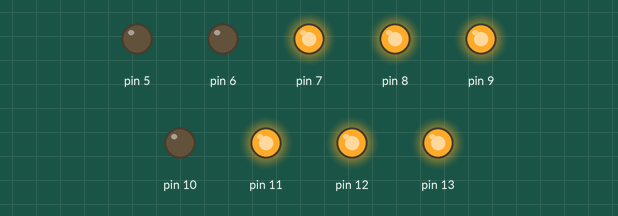
This sketch was run on a simulated Arduino Uno, built with avr-gcc and run on an emulated ATmega328P. Parts: output pins drawn as LEDs (lit = HIGH).

Above: at 0.5 s.
At 2.5 s:
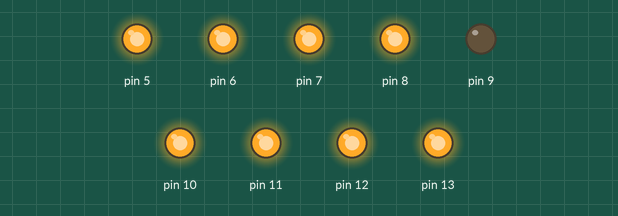
At 4.5 s:
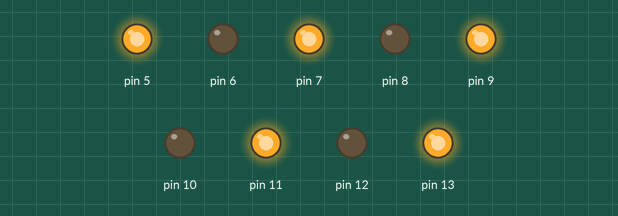
At 5.5 s:
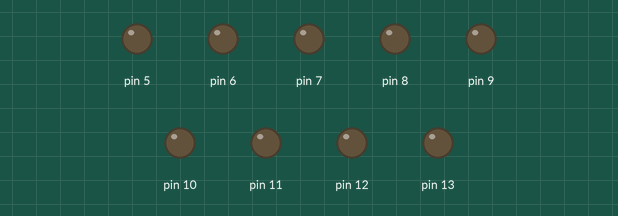
Timing chart, 0 to 7.8 s (numbered marks = the images above):
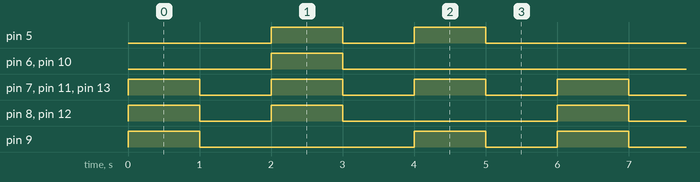

Measured:
- by itself, pin 5, pin 8, pin 12: repeats every 6.0 s: LOW 1.0 s, HIGH 1.0 s, LOW 3.0 s, HIGH 1.0 s
- by itself, pin 6, pin 10: alternates HIGH for 1.0 s and LOW for 5.0 s
- by itself, pin 7, pin 11, pin 13: alternates HIGH for 1.0 s and LOW for 1.0 s
- by itself, pin 9: repeats every 6.0 s: LOW 3.0 s, HIGH 1.0 s, LOW 1.0 s, HIGH 1.0 s

The sketch:

padr_o_de_luzes_3_letras1.ino
```cpp
// C++ code
//
void setup()
{
  pinMode(12, OUTPUT);
  pinMode(13, OUTPUT);
  pinMode(11, OUTPUT);
  pinMode(8, OUTPUT);
  pinMode(9, OUTPUT);
  pinMode(7, OUTPUT);
  pinMode(5, OUTPUT);
  pinMode(10, OUTPUT);
  pinMode(6, OUTPUT);
}

void loop()
{
  // Formação F
  digitalWrite(12, HIGH);
  digitalWrite(13, HIGH);
  digitalWrite(11, HIGH);
  digitalWrite(8, HIGH);
  digitalWrite(9, HIGH);
  digitalWrite(7, HIGH);
  delay(1000); // Wait for 1000 millisecond(s)
  // desligar
  digitalWrite(12, LOW);
  digitalWrite(13, LOW);
  digitalWrite(11, LOW);
  digitalWrite(8, LOW);
  digitalWrite(9, LOW);
  digitalWrite(7, LOW);
  delay(1000); // Wait for 1000 millisecond(s)
  // formação O
  digitalWrite(12, HIGH);
  digitalWrite(13, HIGH);
  digitalWrite(11, HIGH);
  digitalWrite(8, HIGH);
  digitalWrite(5, HIGH);
  digitalWrite(7, HIGH);
  digitalWrite(10, HIGH);
  digitalWrite(6, HIGH);
  delay(1000); // Wait for 1000 millisecond(s)
  // desligar
  digitalWrite(12, LOW);
  digitalWrite(13, LOW);
  digitalWrite(11, LOW);
  digitalWrite(8, LOW);
  digitalWrite(5, LOW);
  digitalWrite(7, LOW);
  digitalWrite(10, LOW);
  digitalWrite(6, LOW);
  delay(1000); // Wait for 1000 millisecond(s)
  // formação X
  digitalWrite(13, HIGH);
  digitalWrite(11, HIGH);
  digitalWrite(9, HIGH);
  digitalWrite(7, HIGH);
  digitalWrite(5, HIGH);
  delay(1000); // Wait for 1000 millisecond(s)
  // desligar
  digitalWrite(13, LOW);
  digitalWrite(11, LOW);
  digitalWrite(9, LOW);
  digitalWrite(7, LOW);
  digitalWrite(5, LOW);
  delay(1000); // Wait for 1000 millisecond(s)
}
```
